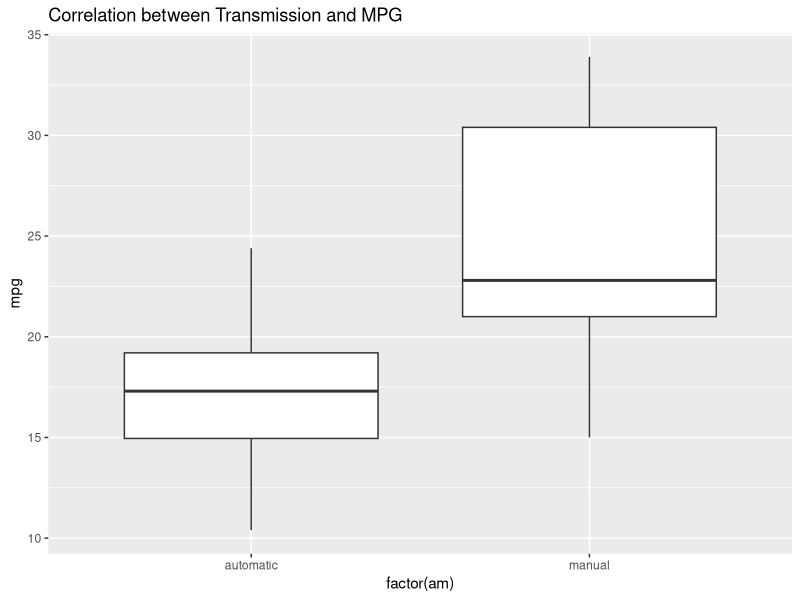
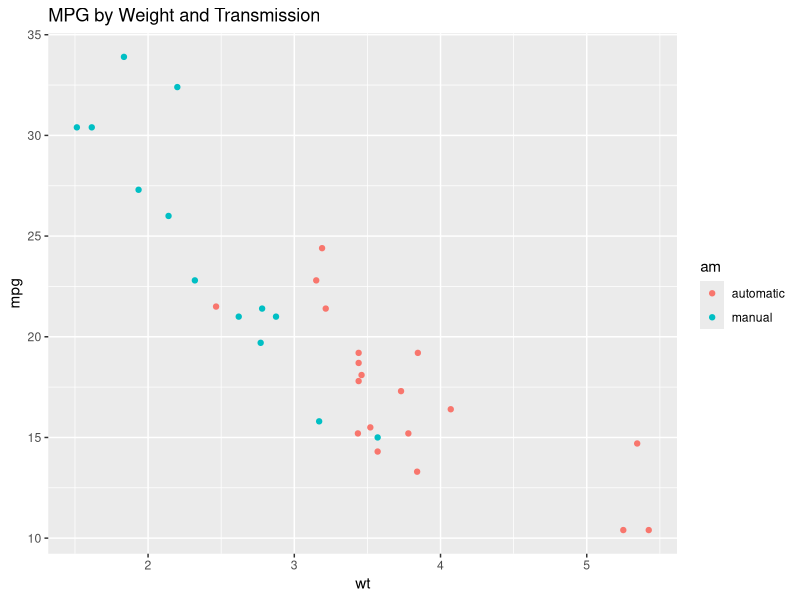
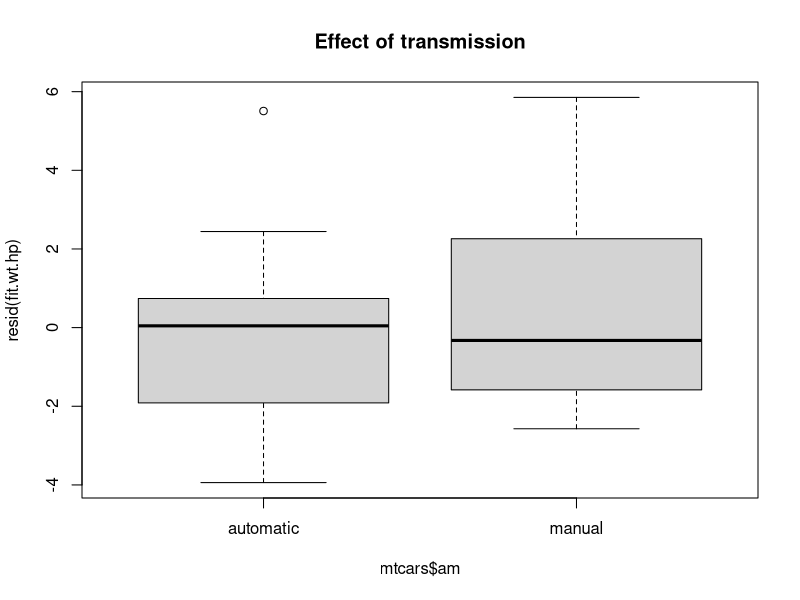
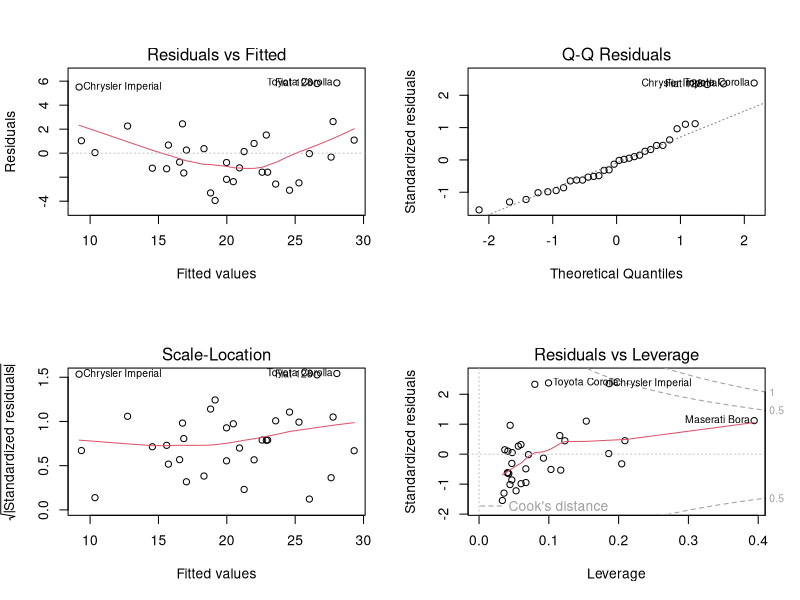

Generate these figures, in order, with R:
## ---- chunk 1
require(ggplot2, quietly = TRUE)
require(knitr, quietly = TRUE)
require(gridExtra, quietly = TRUE)
data(mtcars)

mtcars$am <- factor(mtcars$am, labels = c("automatic", "manual"))
mtcars$cyl <- factor(mtcars$cyl)
mtcars$vs <- factor(mtcars$vs, labels = c("v", "straight"))
mtcars$gear <- factor(mtcars$gear)
mtcars$carb <- factor(mtcars$carb)
g1 <- ggplot(mtcars, aes(x = factor(am), y = mpg)) +
  geom_boxplot() +
  ggtitle("Correlation between Transmission and MPG")
g1

g2 <- ggplot(mtcars, aes(x = wt, y = mpg)) +
  geom_point(aes(colour = am)) +
  ggtitle("MPG by Weight and Transmission")
g2

## ---- chunk 2
fit.wt.hp <- lm(mpg ~ wt + hp, data = mtcars)

boxplot(resid(fit.wt.hp) ~ mtcars$am)
title("Effect of transmission" )

#t.test(resid(fit.wtxhp), mtcars$am == "manual")
## ---- chunk 3
data(mtcars)
fit.all <- lm(mpg ~ ., data = mtcars)
kable(summary(fit.all)$coef[,c(1,4)], 
      digits = 2,
      col.names = c("Coefficient", "P-value"),
      caption = "Coefficients and significance for each factor")
mtcars$am <- factor(mtcars$am, labels = c("automatic", "manual"))
mtcars$cyl <- factor(mtcars$cyl)
## ---- chunk 4
suppressMessages(require(dplyr, quietly = TRUE))

# First, generate the models for comparison
fit.wt <- lm(mpg ~ wt, data = mtcars)
fit.wt.am <- lm(mpg ~ wt + am, data = mtcars)
fit.wt.cyl <- lm(mpg ~ wt + factor(cyl), data = mtcars)
fit.wt.disp <- lm(mpg ~ wt + disp, data = mtcars)
fit.wt.hp <- lm(mpg ~ wt + hp, data = mtcars)
fit.wtxhp <- lm(mpg ~ wt * hp, data = mtcars)
fit.wt.hp.am <- lm(mpg ~ wt + hp + am, data = mtcars)
fit.wt.hp.cyl <- lm(mpg ~ wt + hp + factor(cyl), data = mtcars)
fit.wt.hp.disp <- lm(mpg ~ wt + hp + disp, data = mtcars)
fit.wt.hp.drat <- lm(mpg ~ wt + hp + drat, data = mtcars)
fit.wt.hp.qsec <- lm(mpg ~ wt + hp + qsec, data = mtcars)
fit.wt.hp.vs <- lm(mpg ~ wt + hp + factor(vs), data = mtcars)
fit.wt.hp.gear <- lm(mpg ~ wt + hp + factor(gear), data = mtcars)
fit.wt.hp.carb <- lm(mpg ~ wt + hp + factor(carb), data = mtcars)



alt.terms <-c ("mpg ~ wt + am",
              "mpg ~ wt + factor(cyl)", 
              "mpg ~ wt + disp", 
              "mpg ~ wt + hp", 
              "mpg ~ wt * hp",
              "mpg ~ wt + hp + am",
              "mpg ~ wt + hp + factor(cyl)",
              "mpg ~ wt + hp + disp",
              "mpg ~ wt + hp + drat",
              "mpg ~ wt + hp + qsec",
              "mpg ~ wt + hp + factor(vs)",
              "mpg ~ wt + hp + factor(gear)",
              "mpg ~ wt + hp + factor(carb)")
base.terms <- c(rep("mpg ~ wt", 4), rep("mpg ~ wt + hp", 9))
p.value <- c(anova(fit.wt, fit.wt.am)$`Pr(>F)`[2],
             anova(fit.wt, fit.wt.cyl)$`Pr(>F)`[2],
             anova(fit.wt, fit.wt.disp)$`Pr(>F)`[2],
             anova(fit.wt, fit.wt.hp)$`Pr(>F)`[2],
             anova(fit.wt.hp, fit.wtxhp)$`Pr(>F)`[2],
             anova(fit.wt.hp, fit.wt.hp.am)$`Pr(>F)`[2],
             anova(fit.wt.hp, fit.wt.hp.cyl)$`Pr(>F)`[2],
             anova(fit.wt.hp, fit.wt.hp.disp)$`Pr(>F)`[2],
             anova(fit.wt.hp, fit.wt.hp.drat)$`Pr(>F)`[2],
             anova(fit.wt.hp, fit.wt.hp.qsec)$`Pr(>F)`[2],
             anova(fit.wt.hp, fit.wt.hp.vs)$`Pr(>F)`[2],
             anova(fit.wt.hp, fit.wt.hp.gear)$`Pr(>F)`[2],
             anova(fit.wt.hp, fit.wt.hp.carb)$`Pr(>F)`[2])
model.signif <- data.frame(alt.terms, base.terms, p.value)

kable(model.signif, 
      digits = 3,
      col.names = c("Possible model", "Compared with", "P-value"),
      caption = "Significance of additional factor in each model")
## ---- chunk 5
par(mfrow = c(2, 2))
plot(fit.wt.hp)
